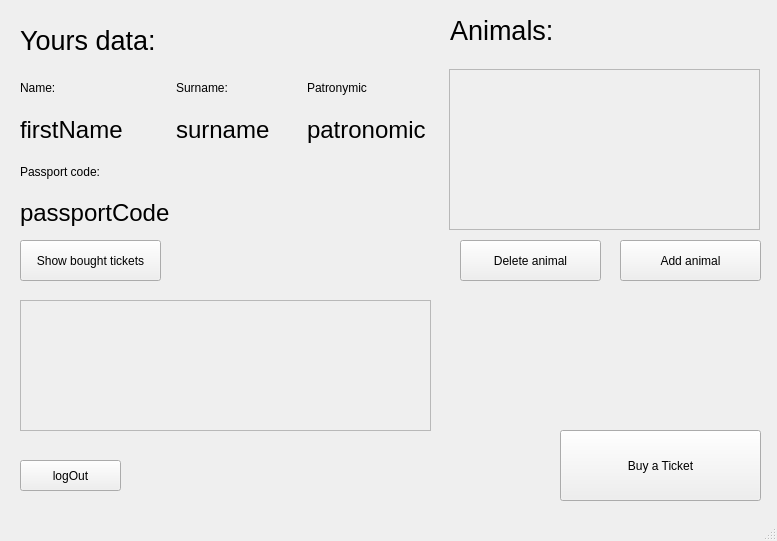
<?xml version="1.0" encoding="UTF-8"?>
<ui version="4.0">
 <class>MainWindow</class>
 <widget class="QMainWindow" name="MainWindow">
  <property name="geometry">
   <rect>
    <x>0</x>
    <y>0</y>
    <width>777</width>
    <height>541</height>
   </rect>
  </property>
  <property name="windowTitle">
   <string>userPage</string>
  </property>
  <widget class="QWidget" name="centralwidget">
   <widget class="QWidget" name="gridLayoutWidget">
    <property name="geometry">
     <rect>
      <x>20</x>
      <y>70</y>
      <width>411</width>
      <height>161</height>
     </rect>
    </property>
    <layout class="QGridLayout" name="usersData">
     <item row="1" column="1">
      <widget class="QLabel" name="surname">
       <property name="font">
        <font>
         <pointsize>18</pointsize>
        </font>
       </property>
       <property name="text">
        <string>surname</string>
       </property>
      </widget>
     </item>
     <item row="1" column="2">
      <widget class="QLabel" name="potronymic">
       <property name="font">
        <font>
         <pointsize>18</pointsize>
        </font>
       </property>
       <property name="text">
        <string>patronomic</string>
       </property>
      </widget>
     </item>
     <item row="1" column="0">
      <widget class="QLabel" name="firstname">
       <property name="font">
        <font>
         <pointsize>18</pointsize>
        </font>
       </property>
       <property name="text">
        <string>firstName</string>
       </property>
      </widget>
     </item>
     <item row="3" column="0">
      <widget class="QLabel" name="passportCode">
       <property name="font">
        <font>
         <pointsize>18</pointsize>
        </font>
       </property>
       <property name="text">
        <string>passportCode</string>
       </property>
      </widget>
     </item>
     <item row="2" column="0">
      <widget class="QLabel" name="PassportLb">
       <property name="text">
        <string>Passport code:</string>
       </property>
      </widget>
     </item>
     <item row="0" column="0">
      <widget class="QLabel" name="nameLb">
       <property name="text">
        <string>Name:</string>
       </property>
      </widget>
     </item>
     <item row="0" column="1">
      <widget class="QLabel" name="surnameLb">
       <property name="text">
        <string>Surname:</string>
       </property>
      </widget>
     </item>
     <item row="0" column="2">
      <widget class="QLabel" name="patronymicLb">
       <property name="text">
        <string>Patronymic</string>
       </property>
      </widget>
     </item>
    </layout>
   </widget>
   <widget class="QPushButton" name="buyTicketBt">
    <property name="geometry">
     <rect>
      <x>560</x>
      <y>430</y>
      <width>201</width>
      <height>71</height>
     </rect>
    </property>
    <property name="text">
     <string>Buy a Ticket</string>
    </property>
   </widget>
   <widget class="QPushButton" name="logOutBt">
    <property name="geometry">
     <rect>
      <x>20</x>
      <y>460</y>
      <width>101</width>
      <height>31</height>
     </rect>
    </property>
    <property name="text">
     <string>logOut</string>
    </property>
   </widget>
   <widget class="QLabel" name="yourData">
    <property name="geometry">
     <rect>
      <x>20</x>
      <y>20</y>
      <width>151</width>
      <height>41</height>
     </rect>
    </property>
    <property name="font">
     <font>
      <pointsize>20</pointsize>
     </font>
    </property>
    <property name="text">
     <string>Yours data:</string>
    </property>
   </widget>
   <widget class="QPushButton" name="showTicketsBt">
    <property name="geometry">
     <rect>
      <x>20</x>
      <y>240</y>
      <width>141</width>
      <height>41</height>
     </rect>
    </property>
    <property name="text">
     <string>Show bought tickets</string>
    </property>
   </widget>
   <widget class="QScrollArea" name="scrollArea">
    <property name="geometry">
     <rect>
      <x>20</x>
      <y>300</y>
      <width>411</width>
      <height>131</height>
     </rect>
    </property>
    <property name="widgetResizable">
     <bool>true</bool>
    </property>
    <widget class="QWidget" name="scrollAreaWidgetContents">
     <property name="geometry">
      <rect>
       <x>0</x>
       <y>0</y>
       <width>409</width>
       <height>129</height>
      </rect>
     </property>
    </widget>
   </widget>
   <widget class="QPushButton" name="showAnimalsBt">
    <property name="geometry">
     <rect>
      <x>620</x>
      <y>240</y>
      <width>141</width>
      <height>41</height>
     </rect>
    </property>
    <property name="text">
     <string>Add animal</string>
    </property>
   </widget>
   <widget class="QScrollArea" name="scrollArea_2">
    <property name="geometry">
     <rect>
      <x>449</x>
      <y>69</y>
      <width>311</width>
      <height>161</height>
     </rect>
    </property>
    <property name="widgetResizable">
     <bool>true</bool>
    </property>
    <widget class="QWidget" name="scrollAreaWidgetContents_2">
     <property name="geometry">
      <rect>
       <x>0</x>
       <y>0</y>
       <width>309</width>
       <height>159</height>
      </rect>
     </property>
    </widget>
   </widget>
   <widget class="QPushButton" name="deleteAnimalsBt">
    <property name="geometry">
     <rect>
      <x>460</x>
      <y>240</y>
      <width>141</width>
      <height>41</height>
     </rect>
    </property>
    <property name="text">
     <string>Delete animal</string>
    </property>
   </widget>
   <widget class="QLabel" name="yourData_2">
    <property name="geometry">
     <rect>
      <x>450</x>
      <y>10</y>
      <width>151</width>
      <height>41</height>
     </rect>
    </property>
    <property name="font">
     <font>
      <pointsize>20</pointsize>
     </font>
    </property>
    <property name="text">
     <string>Animals:</string>
    </property>
   </widget>
  </widget>
  <widget class="QMenuBar" name="menubar">
   <property name="geometry">
    <rect>
     <x>0</x>
     <y>0</y>
     <width>777</width>
     <height>21</height>
    </rect>
   </property>
  </widget>
  <widget class="QStatusBar" name="statusbar"/>
 </widget>
 <resources/>
 <connections/>
</ui>
